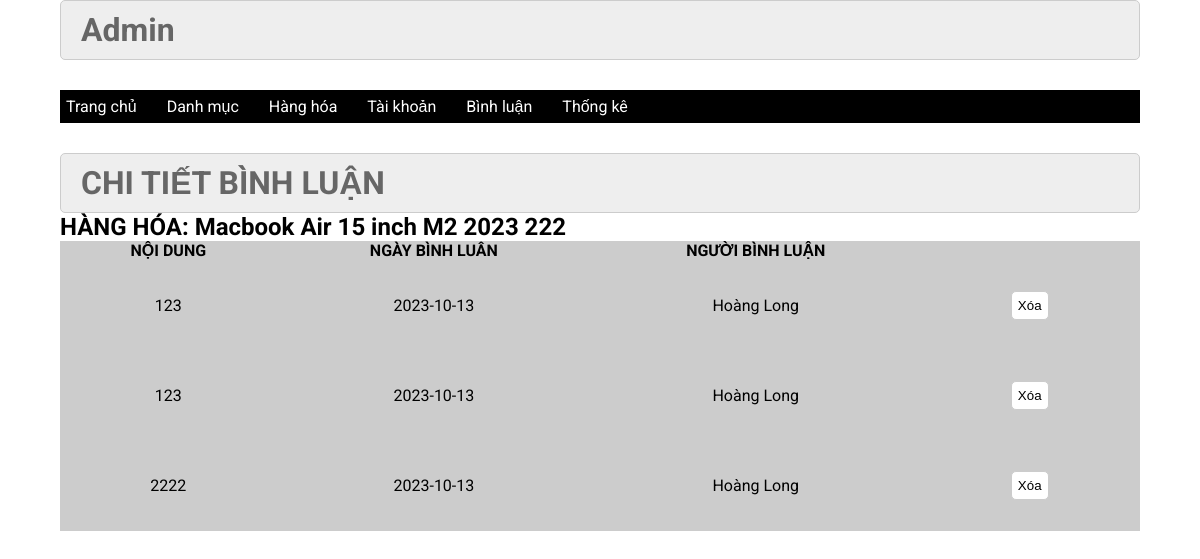
/admin/index.php?act=chi_tiet_binh_luan&id_sp=41, run on the app's committed database.
### tables this page shows
CREATE TABLE `sanpham` (
  `id` int(11) NOT NULL,
  `name` varchar(255) NOT NULL,
  `price` double(10,2) NOT NULL DEFAULT 0.00,
  `img` varchar(255) NOT NULL,
  `mota` text NOT NULL,
  `luotxem` int(11) NOT NULL DEFAULT 0,
  `iddm` int(11) NOT NULL
);

CREATE TABLE `binhluan` (
  `id` int(10) NOT NULL,
  `noidung` varchar(255) NOT NULL,
  `iduser` int(10) NOT NULL,
  `idpro` int(10) NOT NULL,
  `ngaybinhluan` date NOT NULL DEFAULT current_timestamp()
);

CREATE TABLE `taikhoan` (
  `id` int(11) NOT NULL,
  `user` varchar(50) NOT NULL,
  `pass` varchar(50) NOT NULL,
  `email` varchar(255) NOT NULL,
  `img` varchar(255) NOT NULL,
  `address` varchar(255) NOT NULL,
  `tel` varchar(20) NOT NULL,
  `role` int(11) NOT NULL DEFAULT 0
);

### model/pdo.php (called while the page is built, shortened)
<?php
function pdo_get_connection(){
    $servername = "localhost";
    $username = "root";
    $password = "";
    try {
        $conn = new PDO("mysql:host=$servername;dbname=duanmau", $username, $password);
        $conn->setAttribute(PDO::ATTR_ERRMODE, PDO::ERRMODE_EXCEPTION);
        return $conn;
    } catch(PDOException $e) {
        echo "Connection failed: " . $e->getMessage();
    }
}
function pdo_query($sql){
    $sql_args=array_slice(func_get_args(),1);
    try{
        $conn=pdo_get_connection();
        $stmt=$conn->prepare($sql);
        $stmt->execute($sql_args);
        $rows=$stmt->fetchAll();
        return $rows;
    }
    catch(PDOException $e){
        throw $e;
    }
    finally{
        unset($conn);
    }
}
?>

### model/binh_luan.php (called while the page is built, shortened)
<?php
function chi_tiet_binh_luan($id_sp){
    $sql="SELECT binhluan.*, sanpham.name, taikhoan.user FROM binhluan
    JOIN sanpham on binhluan.idpro=sanpham.id
    JOIN taikhoan on taikhoan.id=binhluan.iduser
    WHERE sanpham.id=$id_sp
    ORDER by binhluan.ngaybinhluan DESC";
    $sql=pdo_query($sql);
    return $sql;
}

### admin/binhluan/chi_tiet_binh_luan.php (the view)
<div class="row2">
    <div class="row2 font_title">
        <h1>CHI TIẾT BÌNH LUẬN</h1>
    </div>
    <h2>HÀNG HÓA: <?=$chi_tiet_binh_luan[0]['name'] ?></h2>
    <div class="row2 form_content ">
        <form action="#" method="POST">
            <div class="row2 mb10 formds_loai">
                <table>
                    <tr>
                        <th>NỘI DUNG</th>
                        <th>NGÀY BÌNH LUÂN</th>
                        <th>NGƯỜI BÌNH LUẬN</th>
                        <th></th>
                    </tr>
                    <?php foreach ($chi_tiet_binh_luan as $values) : extract($values)?>
                        <tr>
                            <td><?= $noidung ?></td>
                            <td><?= $ngaybinhluan ?></td>
                            <td><?= $user ?></td>
                            <td>
                                <a href="index.php?act=chi_tiet_binh_luan&id_sp=<?= $idpro ?>&id_binhluan=<?= $id ?>" onclick="return confirm('bạn có chắc là muốn xóa')"><input type="button" value="Xóa"></a>
                            </td>
                        </tr>
                    <?php endforeach ?>
                </table>
            </div>
        </form>
    </div>
</div>

### css/css.css (style rules this page uses)
:root { --white-color:#fff; --black-color:#000; --text-color:#333; }
* { margin:0; padding:0; box-sizing:border-box; }
a { text-decoration: none; }
body { font-family:'Roboto', sans-serif; }
.row2 { float:left; width:100%; }
.mb10 { margin-bottom:10px; }
form { text-align:center; }
.form_account input[type="reset"], .form_account input[type="submit"], .form_content input[type="submit"], .form_content input[type="reset"], .form_content input[type="button"] { padding:6px; background:white; border:1px solid #CCC; border-radius:5px; }
.font_title { background-color:#EEE; border:1px #CCC solid; color:#666; border-radius:5px; padding:10px 20px; }
.formds_loai table { width:100%; border-collapse:collapse; background-color:#ccc; padding:20px; }
.formds_loai table td { padding:10px 20px; border:1px #ccc solid; padding:30px; }

### data on the page
sanpham: name "Macbook Air 15 inch M2 2023 222"
binhluan: noidung "123", ngaybinhluan "2023-10-13", iduser.user "Hoàng Long"
binhluan: noidung "123", ngaybinhluan "2023-10-13", iduser.user "Hoàng Long"
binhluan: noidung "2222", ngaybinhluan "2023-10-13", iduser.user "Hoàng Long"
